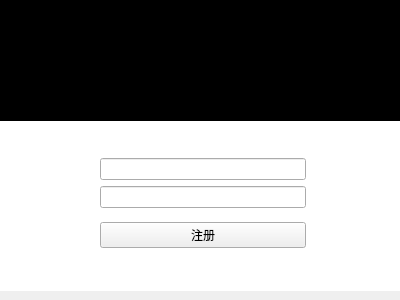
<?xml version="1.0" encoding="UTF-8"?>
<ui version="4.0">
 <class>reg</class>
 <widget class="QWidget" name="reg">
  <property name="geometry">
   <rect>
    <x>0</x>
    <y>0</y>
    <width>400</width>
    <height>300</height>
   </rect>
  </property>
  <property name="minimumSize">
   <size>
    <width>400</width>
    <height>300</height>
   </size>
  </property>
  <property name="maximumSize">
   <size>
    <width>400</width>
    <height>300</height>
   </size>
  </property>
  <property name="windowTitle">
   <string>Form</string>
  </property>
  <widget class="QPushButton" name="pushButton">
   <property name="geometry">
    <rect>
     <x>10</x>
     <y>260</y>
     <width>75</width>
     <height>23</height>
    </rect>
   </property>
   <property name="text">
    <string>登录</string>
   </property>
  </widget>
  <widget class="QLabel" name="label_3">
   <property name="geometry">
    <rect>
     <x>0</x>
     <y>120</y>
     <width>411</width>
     <height>171</height>
    </rect>
   </property>
   <property name="sizePolicy">
    <sizepolicy hsizetype="Preferred" vsizetype="Preferred">
     <horstretch>0</horstretch>
     <verstretch>0</verstretch>
    </sizepolicy>
   </property>
   <property name="styleSheet">
    <string notr="true">background-color: white</string>
   </property>
   <property name="text">
    <string/>
   </property>
  </widget>
  <widget class="QWidget" name="layoutWidget">
   <property name="geometry">
    <rect>
     <x>100</x>
     <y>150</y>
     <width>206</width>
     <height>106</height>
    </rect>
   </property>
   <layout class="QVBoxLayout" name="verticalLayout">
    <item>
     <layout class="QGridLayout" name="gridLayout">
      <item row="0" column="0" colspan="2">
       <widget class="QLineEdit" name="lineEdit_username">
        <property name="sizePolicy">
         <sizepolicy hsizetype="Expanding" vsizetype="Maximum">
          <horstretch>0</horstretch>
          <verstretch>0</verstretch>
         </sizepolicy>
        </property>
       </widget>
      </item>
      <item row="1" column="0" colspan="2">
       <widget class="QLineEdit" name="lineEdit_passwd">
        <property name="sizePolicy">
         <sizepolicy hsizetype="Expanding" vsizetype="Maximum">
          <horstretch>0</horstretch>
          <verstretch>0</verstretch>
         </sizepolicy>
        </property>
       </widget>
      </item>
     </layout>
    </item>
    <item>
     <widget class="QPushButton" name="pushButton_login">
      <property name="text">
       <string>注册</string>
      </property>
     </widget>
    </item>
   </layout>
  </widget>
  <widget class="QLabel" name="label_back">
   <property name="geometry">
    <rect>
     <x>0</x>
     <y>0</y>
     <width>421</width>
     <height>121</height>
    </rect>
   </property>
   <property name="sizePolicy">
    <sizepolicy hsizetype="Preferred" vsizetype="Preferred">
     <horstretch>0</horstretch>
     <verstretch>0</verstretch>
    </sizepolicy>
   </property>
   <property name="styleSheet">
    <string notr="true">background-color: black</string>
   </property>
   <property name="text">
    <string>TextLabel</string>
   </property>
  </widget>
  <widget class="QLabel" name="label">
   <property name="geometry">
    <rect>
     <x>0</x>
     <y>0</y>
     <width>41</width>
     <height>31</height>
    </rect>
   </property>
   <property name="text">
    <string/>
   </property>
   <property name="pixmap">
    <pixmap>:/i18n/user_zh_CN.qm</pixmap>
   </property>
  </widget>
 </widget>
 <resources/>
 <connections/>
</ui>
